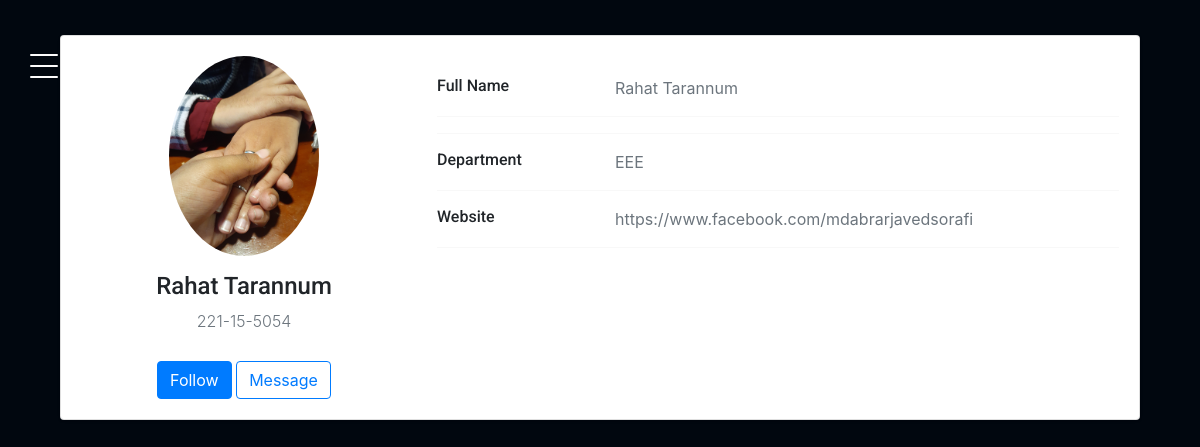
The app's page /view_profile/221-15-5054 (signed in), older data.
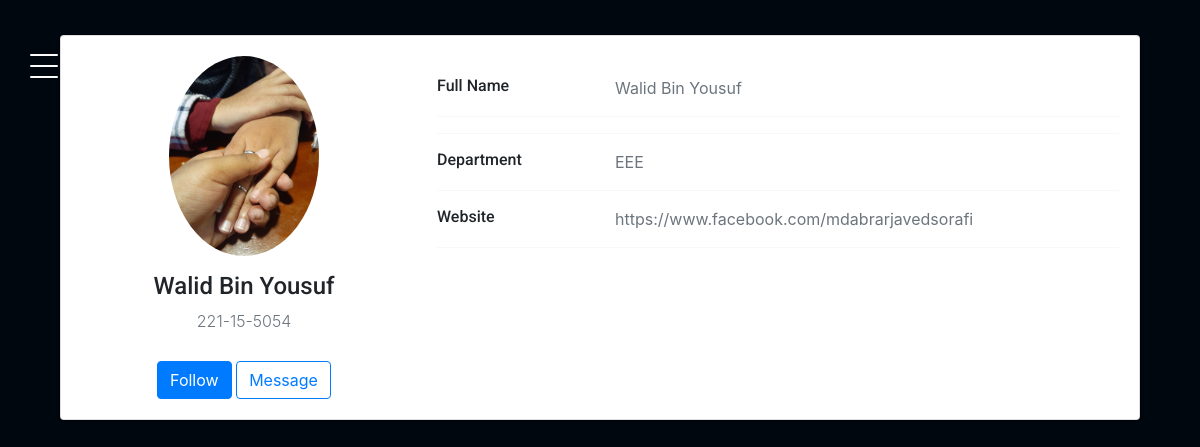
The same page, newer data.
### authentication/models.py (models this page shows)
class Student(AbstractBaseUser, PermissionsMixin):
    student_id = models.CharField(max_length=50, unique=True)
    profile_pic=models.ImageField(upload_to='profile_pic/',null=True,blank=True)
    name = models.CharField(max_length=150, blank=True)
    email = models.EmailField(max_length=254, blank=True)
    dept = models.CharField(max_length=50, blank=True)
    phone_number=models.CharField(max_length=50,blank=True)
    website=models.CharField(max_length=200,null=True,blank=True)
    is_active = models.BooleanField(default=True)
    is_admin = models.BooleanField(default=False)
    is_staff = models.BooleanField(default=False)
    groups = None
    user_permissions = None
    objects = MyUserManager()
    USERNAME_FIELD = "student_id"
    REQUIRED_FIELDS = []  # List additional required fields here, if any
    def __str__(self):
        return self.student_id

### authentication/views.py (the view)
# urls.py: path("view_profile/<str:boom>", views.view_profile, name="view_profile"),
@login_required
def view_profile(request, boom):
    user = Student.objects.get(student_id=boom)
    return render(request, "authentication/view_profile.html", {"user": user})

### templates/authentication/view_profile.html (shortened to what this page needs)
{% extends "sidebar/main.html" %}
{% load static %}
{% block content %}
<!DOCTYPE html>
<html lang="en">
<head>
    <link href="https://cdn.jsdelivr.net/npm/bootstrap@4.4.1/dist/css/bootstrap.min.css" rel="stylesheet">
</head>
<body>
<div class="container">
    <div class="main-body">
        <div class="card">
            <div class="card-body">
                <div class="row">
                    <div class="col-md-4 text-center">
                        <img src="{% if user.profile_pic %}{{user.profile_pic.url}}{% else %}https://gimgs2.nohat.cc/thumb/f/640/male-face-icon-default-profile-image--c3f2c592f9.jpg{% endif %}" alt="Admin" class="rounded-circle profile-img" width="150">
                        <h4>{{user.name}}</h4>
                        <p class="text-secondary mb-1">{{user}}</p><br>
                        {% if request.user.id != user.id %}
                        <button class="btn btn-primary">Follow</button>
                        <button class="btn btn-outline-primary">Message</button>
                        {% endif %}
                    </div>
                    <div class="col-md-8">
                        <div class="profile-details">
                            <div class="row">
                                <div class="col-sm-3">
                                    <h6 class="mb-0">Full Name</h6>
                                </div>
                                <div class="col-sm-9 text-secondary">{{user.name}}</div>
                            </div>
                            <hr>
                            <hr>
                            <div class="row">
                                <div class="col-sm-3">
                                    <h6 class="mb-0">Department</h6>
                                </div>
                                <div class="col-sm-9 text-secondary">{{user.dept}}</div>
                            </div>
                            <hr>
                            <div class="row">
                                <div class="col-sm-3">
                                    <h6 class="mb-0">Website</h6>
                                </div>
                                <div class="col-sm-9 text-secondary">{{user.website}}</div>
                            </div>
                            <hr>
                        </div>
                    </div>
                </div>
            </div>
        </div>
    </div>
</div>
</body>
</html>
{% endblock content %}

Row changes from the older to the newer data that the page shows:
changed Student "EEE": name "Rahat Tarannum" → "Walid Bin Yousuf"
